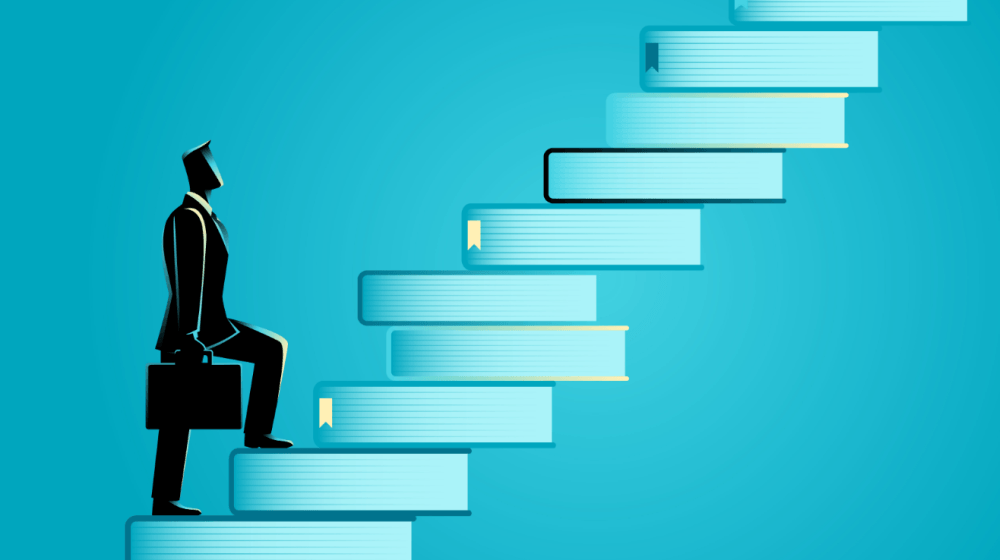
#> input picture dataset/busines/Steps-to-starting-a-business.png, 1000 x 560 px; its folder holds only this picture in this run
$ python extractor.py
#> lines starting #> are read from the running program, lines starting #| are printed output that depends on the picture
import csv
import cv2
import sys
import numpy as np
from sklearn.decomposition import PCA
import os
from os import path
import sys
import numpy as np

hog = cv2.HOGDescriptor()


# DECLARE PARAMETER
NUM_FEATURES = 10  # this is the number of features to be extracted to a the csv file


# Declare empty container to hold extracted category
category = []

# Declare empty container to hold extracted features
hogArray = []

# Loop through the dataset folder to fetch category folder
for folder in os.listdir("dataset/"):

    if(folder == ".DS_Store"):
        continue

    # Loop through each category
    for filename in os.listdir(path.join("dataset", folder)):

        # Select images which are png and jpg only
        if (filename[-3:] == "png" or filename[-3:] == "jpg"):

            # Get full image by joining
            # all the path to the image
            image = path.join("dataset", folder, filename)

            # Use open cv to read the image
            img = cv2.imread(image)
#> img is the input picture: shape (560, 1000, 3); mean B, G, R 200.7, 182.5, 47

            # Resize the image to (64, 128)
            # Default for hog
            resized = cv2.resize(img, (64, 128), interpolation=cv2.INTER_AREA)
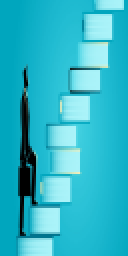
#> resized: shape (128, 64, 3) (shown 2 times larger); mean B, G, R 200.7, 182.5, 47

            # Compute the Hog Features
            h = hog.compute(resized)
#> h = 3780 values, max 0.517 at index 2749, min 0 at index 3, mean 0.103

            # Transpose the result from a vector to an array
            hogImage = h.T
#> hogImage has the same summary as h

            # append the category of the
            # image to a category container
            category.append(folder)

            # append the extracted features of
            # the image to a category container
            hogArray.append(hogImage)
#> pass 2 of the loop `for folder in os.listdir("dataset/"):`:
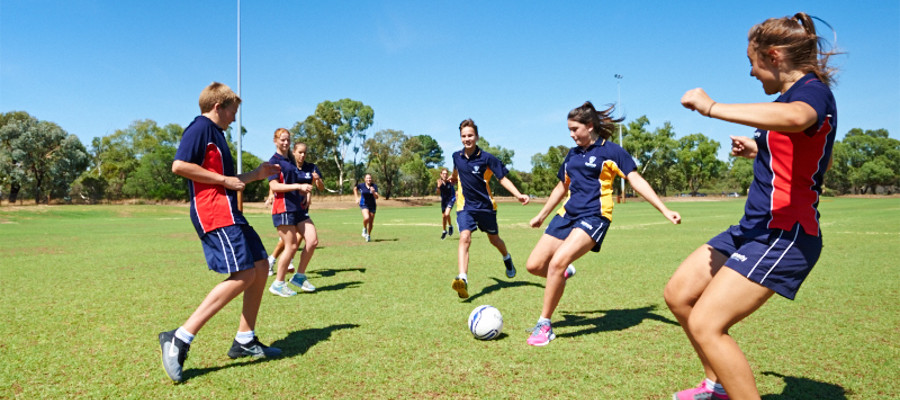
#> input picture dataset/sport/AS.jpg, 900 x 400 px
#> img is the input picture: shape (400, 900, 3); mean B, G, R 135.7, 156.3, 136.2
#> `resized = cv2.resize(img, (64, 128), interpolation=cv2.INTER_AREA)`:
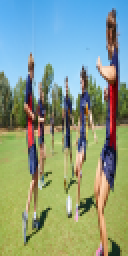
#> resized: shape (128, 64, 3) (shown 2 times larger); mean B, G, R 135.7, 156.3, 136.2
#> h = 3780 values, max 0.456 at index 2754, min 0 at index 9, mean 0.131
#> hogImage has the same summary as h


# convert the extracted features
# from array to vector
hogArray_np = np.array(hogArray)

# Reshaped the Features to the acurrate size
reshaped_hog_Array = np.reshape(
#> (the run stopped early here; a loop or call above may not have finished)
